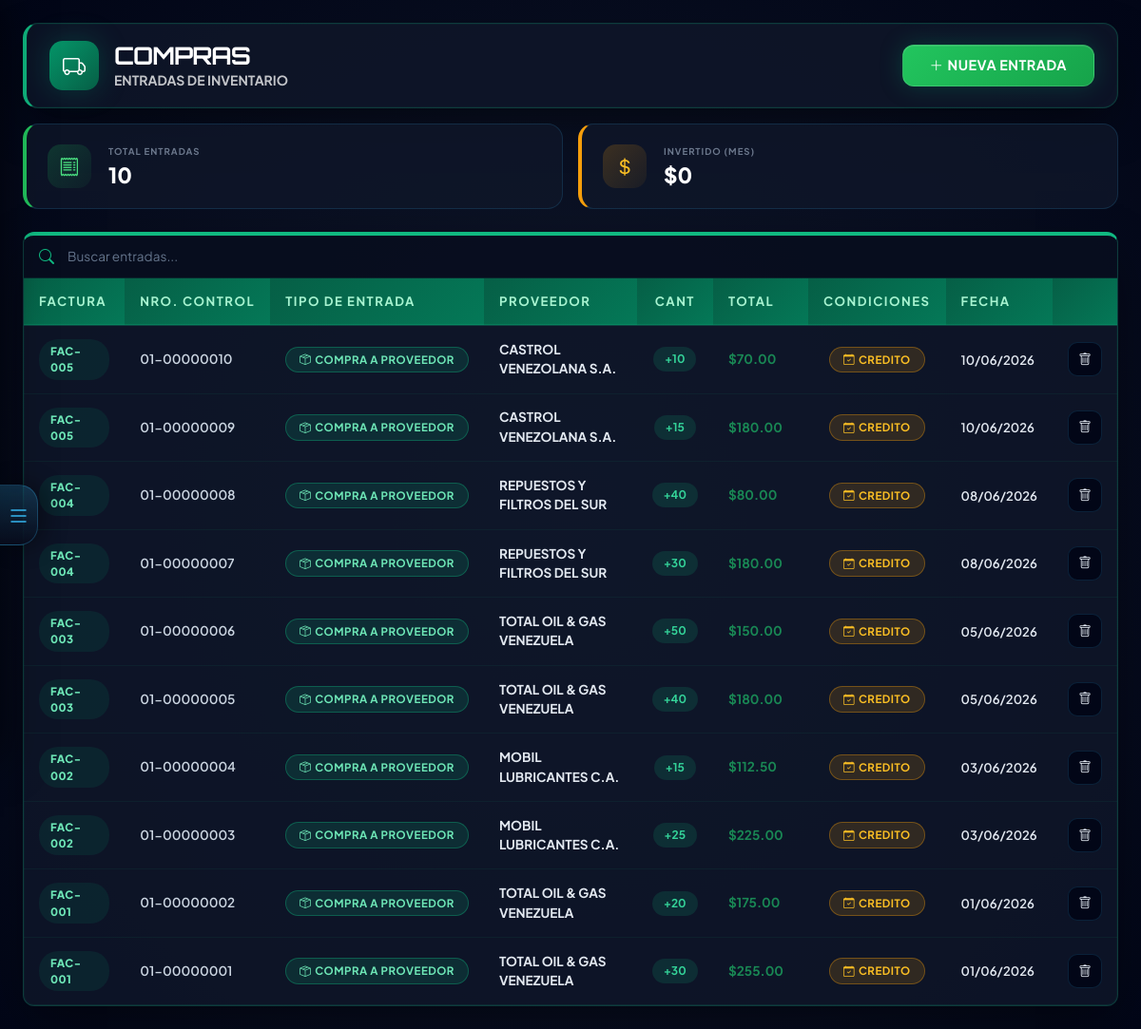
/modules/compras.php (signed in), run on the app's committed database.
### tables this page shows
CREATE TABLE `compras` (
  `id_compra` int(11) NOT NULL AUTO_INCREMENT,
  `nro_factura` varchar(50) NOT NULL,
  `id_proveedor` int(11) DEFAULT NULL,
  `id_producto` int(11) NOT NULL,
  `cantidad` int(11) NOT NULL,
  `precio_costo` decimal(10,2) NOT NULL,
  `fecha_vencimiento` date DEFAULT NULL,
  `tipo_entrada` varchar(50) DEFAULT 'Compra a proveedor',
  `id_usuario` int(11) NOT NULL,
  `fecha_compra` timestamp NOT NULL DEFAULT current_timestamp(),
  `observaciones` text DEFAULT NULL,
  `nro_control` varchar(20) DEFAULT NULL,
  `condiciones_pago` enum('Contado','Credito') DEFAULT 'Contado',
  `dias_plazo` int(11) DEFAULT 0,
  `subtotal` decimal(12,2) DEFAULT 0.00,
  `iva` decimal(12,2) DEFAULT 0.00,
  `total` decimal(12,2) DEFAULT 0.00,
  `status` enum('Activa','Anulada') NOT NULL DEFAULT 'Activa',
  PRIMARY KEY (`id_compra`),
  UNIQUE KEY `uq_nro_control` (`nro_control`),
  KEY `fk_comp_prov` (`id_proveedor`),
  KEY `fk_comp_user` (`id_usuario`),
  CONSTRAINT `fk_comp_prov` FOREIGN KEY (`id_proveedor`) REFERENCES `proveedores` (`id_proveedor`),
  CONSTRAINT `fk_comp_user` FOREIGN KEY (`id_usuario`) REFERENCES `usuarios` (`id_usuario`)
);

CREATE TABLE `proveedores` (
  `id_proveedor` int(11) NOT NULL AUTO_INCREMENT,
  `rif` varchar(20) NOT NULL,
  `nombre_empresa` varchar(150) NOT NULL,
  `contacto` varchar(100) DEFAULT NULL,
  `lead_time` int(11) DEFAULT NULL,
  `limite_credito` decimal(12,2) DEFAULT NULL,
  `plazo_pago` int(11) DEFAULT NULL,
  `dias_credito` int(11) DEFAULT 0,
  `condiciones_pago` enum('Contado','Credito') DEFAULT 'Contado',
  `moneda` varchar(10) DEFAULT 'USD',
  `status` enum('Activo','Inactivo') DEFAULT 'Activo',
  `telefono` varchar(20) DEFAULT NULL,
  `email` varchar(100) DEFAULT NULL,
  `direccion` text DEFAULT NULL,
  PRIMARY KEY (`id_proveedor`),
  UNIQUE KEY `idx_rif` (`rif`)
);

### includes/Database.php (called while the page is built, shortened)
<?php
class Database
{
    private static ?self $instance = null;
    private ?mysqli $conn = null;
    public static function getInstance(): self
    {
        if (self::$instance === null) {
            self::$instance = new self();
        }
        return self::$instance;
    }
    public function connect(string $host, string $user, string $pass, string $db): void
    {
        $this->conn = new mysqli($host, $user, $pass, $db);
        $this->conn->set_charset('utf8mb4');
        $this->conn->autocommit(true);
    }
    public function execute(string $sql, array $params = []): mysqli_stmt
    {
        $stmt = $this->conn->prepare($sql);
        if (!empty($params)) {
            $types = '';
            $bindValues = [];
            foreach ($params as $p) {
                if (is_int($p)) {
                    $types .= 'i';
                } elseif (is_float($p)) {
                    $types .= 'd';
                } elseif (is_null($p)) {
                    $types .= 's';
                    $p = null;
                } else {
                    $types .= 's';
                }
                $bindValues[] = $p;
            }
            if (!empty($bindValues)) {
                $stmt->bind_param($types, ...$bindValues);
            }
        }
        if (!$stmt->execute()) {
            throw new RuntimeException('Error ejecutando consulta: ' . $stmt->error);
        }
        return $stmt;
    }
    public function fetchOne(string $sql, array $params = []): ?array
    {
        $stmt = $this->execute($sql, $params);
        $result = $stmt->get_result();
        $row = $result->fetch_assoc();
        return $row ?: null;
    }
    public function fetchAll(string $sql, array $params = []): array
    {
        $stmt = $this->execute($sql, $params);
        $result = $stmt->get_result();
        $rows = $result->fetch_all(MYSQLI_ASSOC);
        return $rows;
    }
}

### includes/Security.php (called while the page is built, shortened)
<?php
class Security
{
    public static function esAdmin(): bool
    {
        return isset($_SESSION['rol']) && $_SESSION['rol'] === 'Administrador';
    }
}

### modules/compras.php (the view, shortened to what this page needs)
<?php
$db = Database::getInstance();
$esAdmin = Security::esAdmin();
$filtro_proveedor = intval($_GET['filtro_proveedor'] ?? 0);
$sql_compras = "
    SELECT c.*, p.nombre_producto, pr.nombre_empresa as proveedor
    FROM compras c
    LEFT JOIN productos p ON c.id_producto = p.id_producto
    LEFT JOIN proveedores pr ON c.id_proveedor = pr.id_proveedor
    WHERE c.status = 'Activa'
";
$sql_compras .= " ORDER BY c.fecha_compra DESC, c.id_compra DESC LIMIT 100";
$compras = $filtro_proveedor > 0
    ? $db->fetchAll($sql_compras . " AND c.id_proveedor = ?", [$filtro_proveedor])
    : $db->fetchAll($sql_compras);
$total_entradas = (int)$db->fetchOne("SELECT COUNT(*) as t FROM compras WHERE status = 'Activa'")['t'];
$inv_mes_row = $db->fetchOne("SELECT COALESCE(SUM(total),0) as t FROM compras WHERE fecha_compra >= DATE_FORMAT(CURDATE(),'%Y-%m-01') AND fecha_compra < DATE_FORMAT(CURDATE() + INTERVAL 1 MONTH,'%Y-%m-01') AND status = 'Activa'");
$invertido_mes = $inv_mes_row['t'] ?? 0;
?>
<!DOCTYPE html>
<html lang="es">
<head>
    <?php include '../includes/diseno.php'; ?>
</head>
<body>
    <?php include '../includes/sidebar.php'; ?>
    <div class="main-wrapper" id="mainWrapper">
        <div class="container-fluid px-4 py-4 pagina-compras">
            <div class="card-jv d-flex justify-content-between align-items-center flex-wrap gap-2 mb-3 header-card">
                <div class="d-flex align-items-center gap-3">
                    <div class="com-header-icon">
                        <i class="bi bi-truck"></i>
                    </div>
                    <div>
                        <h1 class="font-brand fw-bold m-0 text-white" style="font-size:1.6rem;letter-spacing:-1px;">COMPRAS</h1>
                        <p class="text-white opacity-75 small fw-bold text-uppercase m-0">Entradas de Inventario</p>
                    </div>
                </div>
                <div class="d-flex gap-2">
                    <button class="btn btn-jv-success pulse-jv" data-bs-toggle="modal" data-bs-target="#modalCompra" style="padding:10px 28px;font-size:.9rem;">
                        <i class="bi bi-plus-lg me-1"></i>NUEVA ENTRADA
                    </button>
                </div>
            </div>
            <div class="row g-3 mb-4">
                <div class="col-md-6">
                    <div class="widget-card" style="border-left:4px solid #22c55e;">
                        <div class="widget-icon" style="background:linear-gradient(135deg,rgba(34,197,94,0.2),rgba(34,197,94,0.05));color:#4ade80;">
                            <i class="bi bi-receipt"></i>
                        </div>
                        <div>
                            <div class="widget-label">Total Entradas</div>
                            <div class="widget-value"><?php echo $total_entradas; ?></div>
                        </div>
                    </div>
                </div>
                <div class="col-md-6">
                    <div class="widget-card" style="border-left:4px solid #f59e0b;">
                        <div class="widget-icon" style="background:linear-gradient(135deg,rgba(245,158,11,0.2),rgba(245,158,11,0.05));color:#fbbf24;">
                            <i class="bi bi-currency-dollar"></i>
                        </div>
                        <div>
                            <div class="widget-label">Invertido (Mes)</div>
                            <div class="widget-value">$<?php echo number_format($invertido_mes, 0); ?></div>
                        </div>
                    </div>
                </div>
            </div>
            <div class="card-jv card-jv-table p-0">
                <div class="d-flex align-items-center px-3 py-2 buscador-wrapper">
                    <i class="bi bi-search me-2" style="font-size:1rem;"></i>
                    <input type="text" class="input-jv border-0 bg-transparent py-1" placeholder="Buscar entradas..." id="buscar" onkeyup="filtrar()" style="box-shadow:none;font-size:.85rem;padding:8px 6px;">
                </div>
                <div class="table-responsive">
                    <table class="table-jv mb-0">
                        <thead>
                            <tr>
                                <th style="min-width:100px;">Factura</th>
                                <th style="min-width:120px;">Nro. Control</th>
                                <th>Tipo de Entrada</th>
                                <th>Proveedor</th>
                                <th class="text-center" style="width:70px;">Cant</th>
                                <th style="width:100px;">Total</th>
                                <th class="text-center">Condiciones</th>
                                <th style="width:90px;">Fecha</th>
                                <th class="text-center" style="width:50px;"></th>
                            </tr>
                        </thead>
                        <tbody id="tablaEntradas">
                            <?php if (count($compras) > 0): foreach ($compras as $row): ?>
                                <tr>
                                    <td><span class="codigo-badge"><?php echo htmlspecialchars($row['nro_factura'] ?: '-'); ?></span></td>
                                    <td style="color:#cbd5e1;font-weight:600;"><?php echo htmlspecialchars($row['nro_control'] ?: '-'); ?></td>
                                    <td><span class="badge-jv <?php echo ($row['tipo_entrada'] ?? '') == 'Compra a proveedor' ? 'badge-success' : 'badge-warning'; ?>"><i class="<?php echo ($row['tipo_entrada'] ?? '') == 'Compra a proveedor' ? 'bi bi-box-seam' : 'bi bi-arrow-down-circle'; ?> me-1"></i><?php echo htmlspecialchars($row['tipo_entrada']); ?></span></td>
                                    <td class="text-uppercase fw-bold"><?php echo htmlspecialchars($row['proveedor'] ?? 'S/P'); ?></td>
                                    <td class="text-center"><span class="cant-badge">+<?php echo $row['cantidad']; ?></span></td>
                                    <td class="fw-bold text-success">$<?php echo number_format($row['total'], 2); ?></td>
                                    <td class="text-center"><span class="badge-jv <?php echo ($row['condiciones_pago'] ?? 'Contado') === 'Contado' ? 'badge-success' : 'badge-warning'; ?>"><i class="<?php echo ($row['condiciones_pago'] ?? 'Contado') === 'Contado' ? 'bi bi-cash-stack' : 'bi bi-calendar-check'; ?> me-1"></i><?php echo $row['condiciones_pago'] ?? 'Contado'; ?></span></td>
                                    <td class="fecha-cell"><?php echo date('d/m/Y', strtotime($row['fecha_compra'])); ?></td>
                                    <td class="text-center">
                                        <?php if ($esAdmin): ?>
                                            <button type="button" class="btn-action" onclick="confirmarEliminar(<?php echo $row['id_compra']; ?>)"><i class="bi bi-trash"></i></button>
                                        <?php endif; ?>
                                    </td>
                                </tr>
                            <?php endforeach; endif; ?>
                        </tbody>
                    </table>
                </div>
            </div>
        </div>
    </div>
</body>
</html>

### includes/diseno.php (style rules this page uses)
:root { --jv-cyan: #06b6d4; --jv-cyan-light: #22d3ee; --jv-cyan-dark: #0891b2; --jv-verde: #14b8a6; --jv-verde-light: #2dd4bf; --jv-bg-primary: #020617; --jv-bg-secondary: #0f172a; --jv-bg-card: rgba(15, 23, 42, 0.8); --jv-bg-card-light: rgba(30, 41, 59, 0.5); --jv-text-primary: #f8fafc; --jv-text-secondary: #94a3b8; --jv-text-muted: #64748b; --jv-success: #22c55e; --jv-warning: #f59e0b; --jv-danger: #ef4444; --jv-info: #3b82f6; --jv-border: rgba(56, 189, 248, 0.15); --jv-border-hover: rgba(56, 189, 248, 0.4); --jv-shadow: 0 20px 50px -12px rgba(0, 0, 0, 0.5); --jv-shadow-sm: 0 4px 15px -5px rgba(0, 0, 0, 0.3); --jv-font-main: 'Plus Jakarta Sans', -apple-system, BlinkMacSystemFont, 'Segoe UI', sans-serif; --jv-font-brand: 'Orbitron', 'Courier New', monospace; --jv-radius-sm: 8px; --jv-radius: 12px; --jv-radius-lg: 16px; --jv-radius-xl: 24px; }
*, *::before, *::after { box-sizing: border-box; }
body { background: radial-gradient(circle at center, var(--jv-bg-secondary) 0%, var(--jv-bg-primary) 100%); color: var(--jv-text-primary); font-family: var(--jv-font-main); min-height: 100vh; margin: 0; }
.btn-jv-success { background: linear-gradient(135deg, var(--jv-success) 0%, #16a34a 100%); color: #fff; border: none; border-radius: var(--jv-radius); padding: 10px 24px; font-weight: 700; font-size: 0.85rem; letter-spacing: 0.5px; transition: all 0.3s ease; box-shadow: var(--jv-shadow-sm); }
.card-jv { background: var(--jv-bg-card); border: 1px solid var(--jv-border); border-radius: var(--jv-radius-lg); padding: 24px; box-shadow: var(--jv-shadow); }
.input-jv { background: var(--jv-bg-primary); border: 1px solid rgba(255, 255, 255, 0.1); color: var(--jv-text-primary); border-radius: var(--jv-radius); padding: 12px 16px; transition: all 0.3s ease; width: 100%; }
.input-jv::placeholder { color: var(--jv-text-muted); opacity: 1; }
.badge-jv { background: rgba(6, 182, 212, 0.1); color: var(--jv-cyan); border: 1px solid rgba(6, 182, 212, 0.3); padding: 6px 14px; border-radius: 50px; font-size: 0.7rem; font-weight: 700; letter-spacing: 0.5px; text-transform: uppercase; }
.badge-success { background: rgba(34, 197, 94, 0.1); color: var(--jv-success); border-color: rgba(34, 197, 94, 0.3); }
.badge-warning { background: rgba(245, 158, 11, 0.1); color: var(--jv-warning); border-color: rgba(245, 158, 11, 0.3); }
.table-jv { color: var(--jv-text-primary); width: 100%; }
.table-jv thead th { color: var(--jv-cyan); font-size: 0.7rem; text-transform: uppercase; letter-spacing: 1.5px; padding: 18px 16px; background: rgba(6, 182, 212, 0.05); border: none; font-weight: 700; }
.table-jv tbody td { padding: 16px; border-bottom: 1px solid rgba(96, 165, 250, 0.08); vertical-align: middle; }
.font-brand { font-family: var(--jv-font-brand); }
.pulse-jv { animation: pulse-animation 2s ease-in-out infinite; }

### includes/sidebar.php (style rules this page uses)
.main-wrapper { margin-left: 0; transition: margin-left 0.2s ease-out; min-height: 100vh; }

### data on the page
compras: nro_factura "FAC-005", nro_control "01-00000010", tipo_entrada "COMPRA A PROVEEDOR", id_proveedor.nombre_empresa "CASTROL VENEZOLANA S.A.", cantidad "10", total "70.00", condiciones_pago "CREDITO", fecha_compra "10/06/2026"
compras: nro_factura "FAC-005", nro_control "01-00000009", tipo_entrada "COMPRA A PROVEEDOR", id_proveedor.nombre_empresa "CASTROL VENEZOLANA S.A.", cantidad "15", total "180.00", condiciones_pago "CREDITO", fecha_compra "10/06/2026"
compras: nro_factura "FAC-004", nro_control "01-00000008", tipo_entrada "COMPRA A PROVEEDOR", id_proveedor.nombre_empresa "REPUESTOS Y FILTROS DEL SUR", cantidad "40", total "80.00", condiciones_pago "CREDITO", fecha_compra "08/06/2026"
compras: nro_factura "FAC-004", nro_control "01-00000007", tipo_entrada "COMPRA A PROVEEDOR", id_proveedor.nombre_empresa "REPUESTOS Y FILTROS DEL SUR", cantidad "30", total "180.00", condiciones_pago "CREDITO", fecha_compra "08/06/2026"
compras: nro_factura "FAC-003", nro_control "01-00000006", tipo_entrada "COMPRA A PROVEEDOR", id_proveedor.nombre_empresa "TOTAL OIL & GAS VENEZUELA", cantidad "50", total "150.00", condiciones_pago "CREDITO", fecha_compra "05/06/2026"
compras: nro_factura "FAC-003", nro_control "01-00000005", tipo_entrada "COMPRA A PROVEEDOR", id_proveedor.nombre_empresa "TOTAL OIL & GAS VENEZUELA", cantidad "40", total "180.00", condiciones_pago "CREDITO", fecha_compra "05/06/2026"
compras: nro_factura "FAC-002", nro_control "01-00000004", tipo_entrada "COMPRA A PROVEEDOR", id_proveedor.nombre_empresa "MOBIL LUBRICANTES C.A.", cantidad "15", total "112.50", condiciones_pago "CREDITO", fecha_compra "03/06/2026"
compras: nro_factura "FAC-002", nro_control "01-00000003", tipo_entrada "COMPRA A PROVEEDOR", id_proveedor.nombre_empresa "MOBIL LUBRICANTES C.A.", cantidad "25", total "225.00", condiciones_pago "CREDITO", fecha_compra "03/06/2026"
compras: nro_factura "FAC-001", nro_control "01-00000002", tipo_entrada "COMPRA A PROVEEDOR", id_proveedor.nombre_empresa "TOTAL OIL & GAS VENEZUELA", cantidad "20", total "175.00", condiciones_pago "CREDITO", fecha_compra "01/06/2026"
compras: nro_factura "FAC-001", nro_control "01-00000001", tipo_entrada "COMPRA A PROVEEDOR", id_proveedor.nombre_empresa "TOTAL OIL & GAS VENEZUELA", cantidad "30", total "255.00", condiciones_pago "CREDITO", fecha_compra "01/06/2026"

### other printed values
$total_entradas "10"
$invertido_mes "0"
